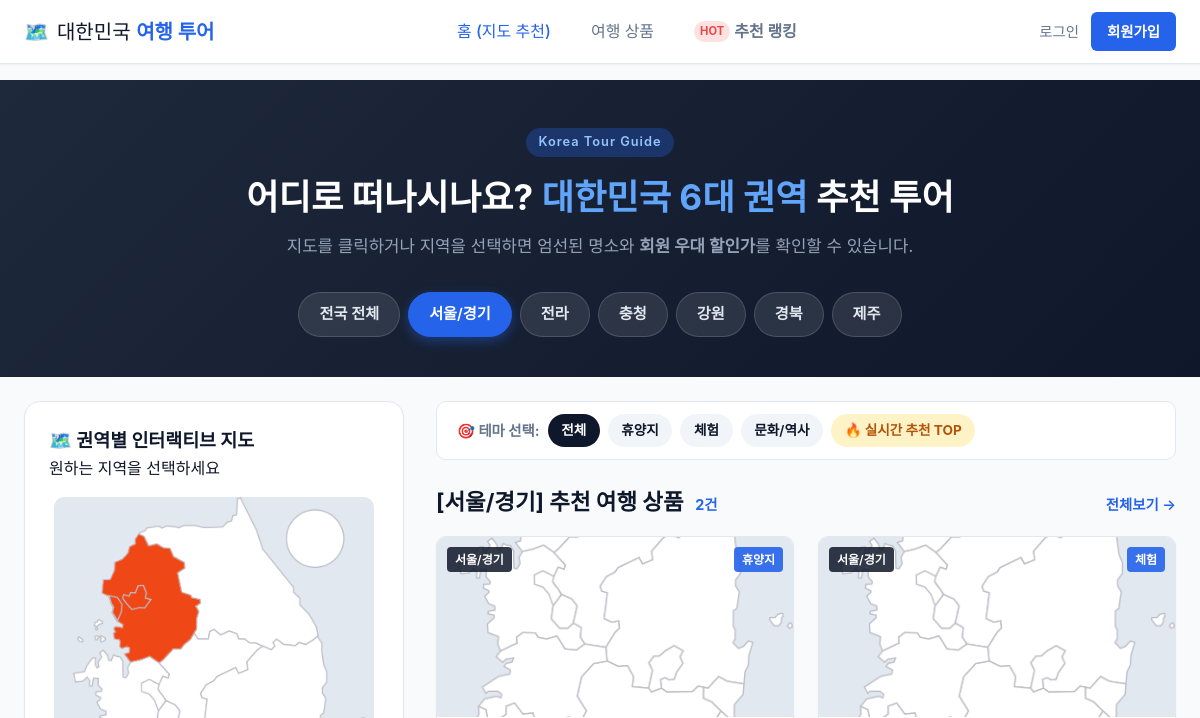
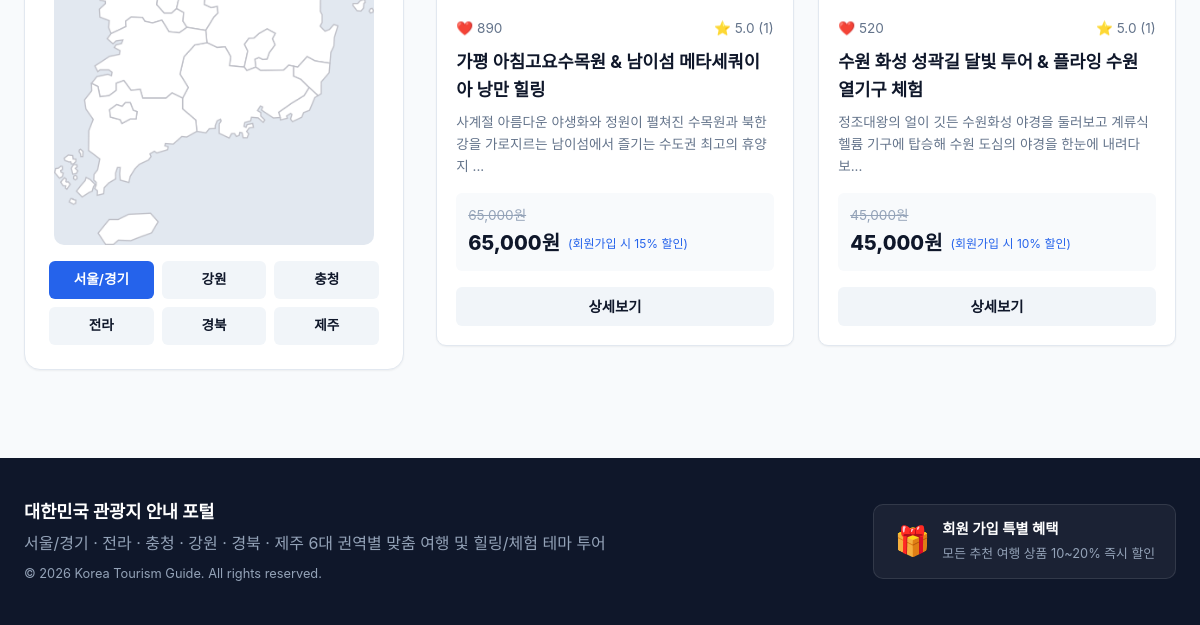
Page /?region=서울/경기 on the earlier database version (2 pictures, top to bottom).
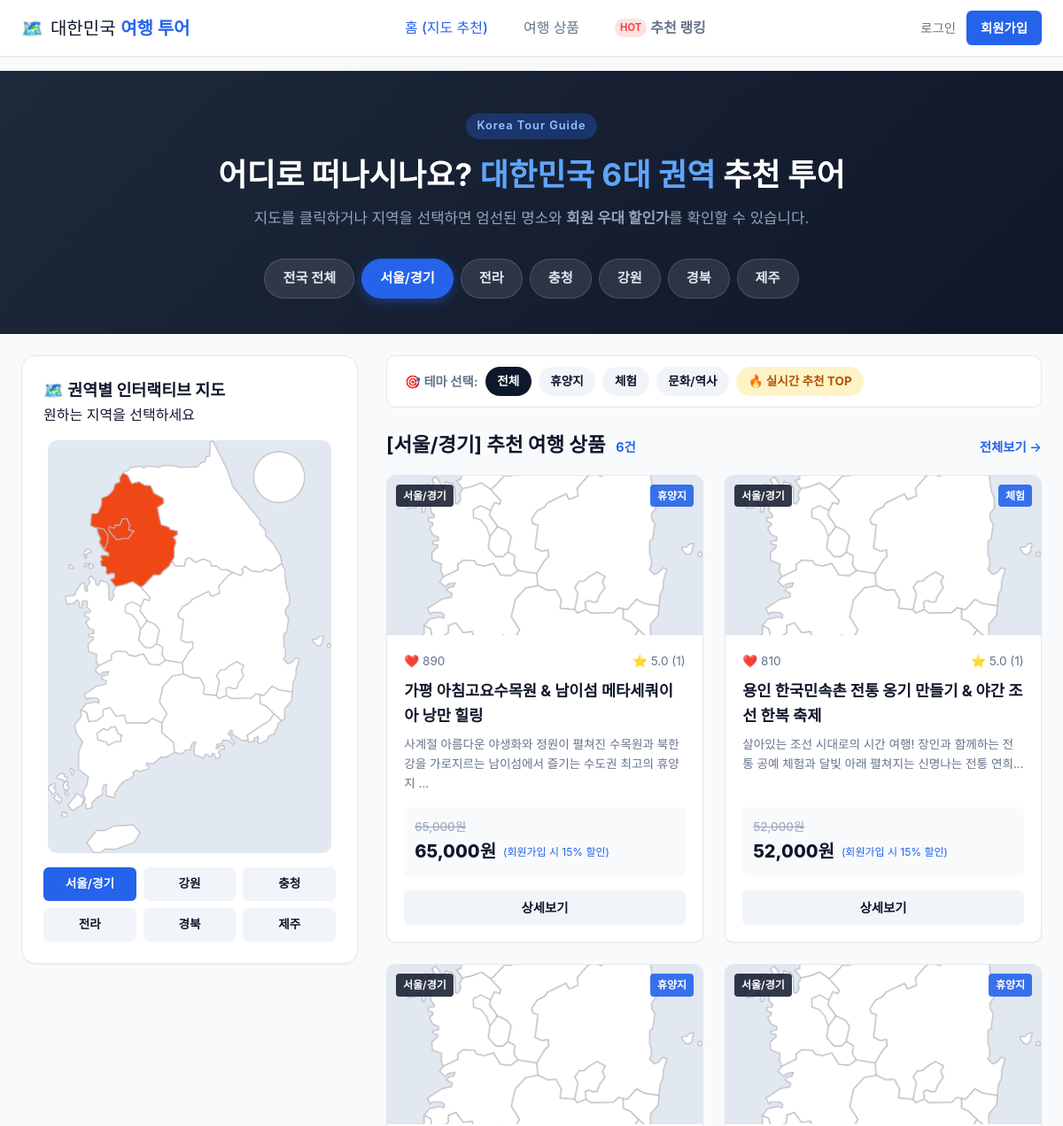
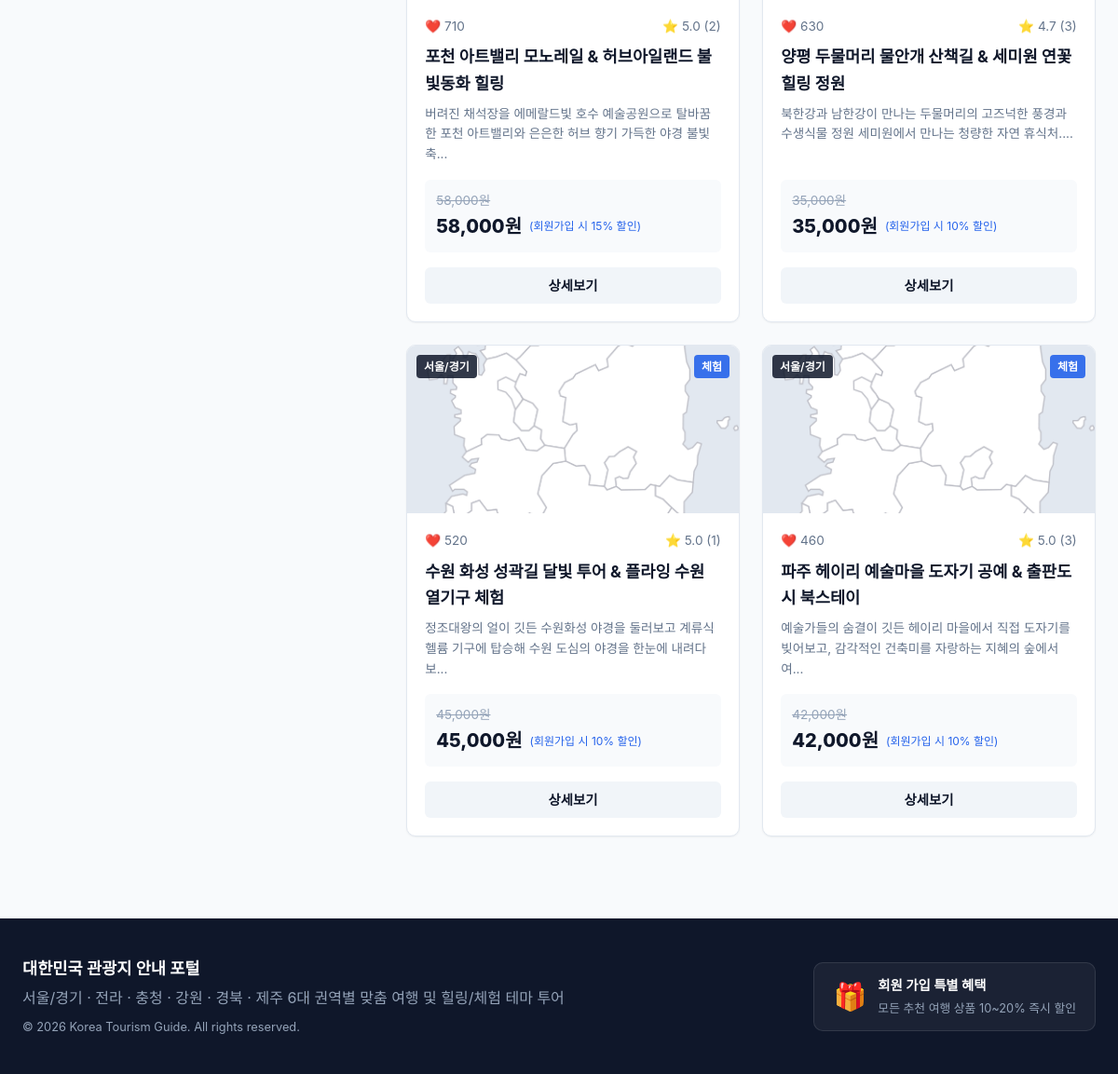
Same page on the later database version (2 pictures, top to bottom).
### models/tour.py (models this page shows, shortened)
class Theme(db.Model):
    __tablename__ = 'themes'
    id = db.Column(db.Integer, primary_key=True)
    code = db.Column(db.String(50), unique=True, nullable=False) # e.g. RESORT, EXPERIENCE
    name = db.Column(db.String(50), unique=True, nullable=False) # '휴양지', '체험'
    description = db.Column(db.String(200), nullable=True)
    is_active = db.Column(db.Boolean, default=True)
    products = db.relationship('TourProduct', backref='theme', lazy='dynamic')

class TourProduct(db.Model):
    __tablename__ = 'tour_products'
    id = db.Column(db.Integer, primary_key=True)
    name = db.Column(db.String(150), nullable=False, index=True)
    description = db.Column(db.Text, nullable=False)
    region = db.Column(db.String(50), nullable=False, index=True) # 6개 지역
    theme_id = db.Column(db.Integer, db.ForeignKey('themes.id'), nullable=False)
    original_price = db.Column(db.Integer, nullable=False)
    member_discount_rate = db.Column(db.Float, default=0.15) # 회원 15% 기본 할인
    recommendation_count = db.Column(db.Integer, default=0, index=True) # 누적 추천수
    image_url = db.Column(db.String(255), default='/static/img/default-tour.jpg')
    created_at = db.Column(db.DateTime, default=lambda: datetime.now(timezone.utc))
    reviews = db.relationship('Review', backref='product', lazy='dynamic', cascade='all, delete-orphan')
    likes = db.relationship('ProductLike', backref='product', lazy='dynamic', cascade='all, delete-orphan')
    order_items = db.relationship('OrderItem', backref='product', lazy='dynamic')
    cart_items = db.relationship('CartItem', backref='product', lazy='dynamic')
    def get_discounted_price(self, is_member=False):
        if is_member:
            return int(self.original_price * (1 - self.member_discount_rate))
        return self.original_price
    def get_average_rating(self):
        review_list = self.reviews.all()
        if not review_list:
            return 0.0
        return round(sum(r.rating for r in review_list) / len(review_list), 1)

### models/review.py (models this page shows, shortened)
class Review(db.Model):
    __tablename__ = 'reviews'
    id = db.Column(db.Integer, primary_key=True)
    user_id = db.Column(db.Integer, db.ForeignKey('users.id', ondelete='CASCADE'), nullable=False)
    product_id = db.Column(db.Integer, db.ForeignKey('tour_products.id', ondelete='CASCADE'), nullable=False)
    title = db.Column(db.String(150), nullable=False)
    content = db.Column(db.Text, nullable=False)
    rating = db.Column(db.Integer, default=5, nullable=False) # 1~5
    created_at = db.Column(db.DateTime, default=lambda: datetime.now(timezone.utc))
    updated_at = db.Column(db.DateTime, default=lambda: datetime.now(timezone.utc), onupdate=lambda: datetime.now(timezone.utc))

### views/main_views.py (the view)
@main_bp.route('/')
def index():
    selected_region = request.args.get('region')
    selected_theme = request.args.get('theme')
    query = TourProduct.query
    if selected_region and selected_region in RegionEnum.get_display_names():
        query = query.filter_by(region=selected_region)
    if selected_theme:
        query = query.join(Theme).filter(Theme.code == selected_theme)
    products = query.order_by(TourProduct.recommendation_count.desc()).all()
    themes = Theme.query.filter_by(is_active=True).all()
    regions = RegionEnum.get_display_names()
    top_picks = TourProduct.query.order_by(TourProduct.recommendation_count.desc()).limit(3).all()
    return render_template(
        'index.html',
        products=products,
        themes=themes,
        regions=regions,
        selected_region=selected_region,
        selected_theme=selected_theme,
        top_picks=top_picks
    )

### app.py (called while the page is built)
def create_app(config_class=Config):
    app = Flask(__name__, static_folder='static', template_folder='templates')
    app.config.from_object(config_class)
    db.init_app(app)
    login_manager.init_app(app)
    csrf.init_app(app)
    register_blueprints(app)
    @app.context_processor
    def inject_cart_count():
        from flask_login import current_user
        if current_user.is_authenticated and current_user.cart:
            return {'cart_count': current_user.cart.get_total_count()}
        return {'cart_count': 0}
    @app.errorhandler(404)
    def not_found_error(error):
        return render_template('base.html'), 404
    @app.errorhandler(500)
    def internal_error(error):
        db.session.rollback()
        return render_template('base.html'), 500
    with app.app_context():
        db.create_all()
    return app

### models/tour.py (called while the page is built)
    @classmethod
    def get_display_names(cls):
        return [r.value for r in cls]

### templates/index.html (shortened to what this page needs)
{% extends "base.html" %}
{% block content %}
<div class="hero-section">
  <div class="hero-content">
    <span class="sub-badge">Korea Tour Guide</span>
    <h1>어디로 떠나시나요? <strong>대한민국 6대 권역</strong> 추천 투어</h1>
    <p class="hero-desc">지도를 클릭하거나 지역을 선택하면 엄선된 명소와 <strong>회원 우대 할인가</strong>를 확인할 수 있습니다.</p>
  </div>
  <div class="region-tabs-wrapper">
    <a href="{{ url_for('main.index') }}" class="tab-btn {% if not selected_region %}active{% endif %}">전국 전체</a>
    {% for r in regions %}
      <a href="{{ url_for('main.index', region=r, theme=selected_theme) }}"
         class="tab-btn {% if selected_region == r %}active{% endif %}">
        {{ r }}
      </a>
    {% endfor %}
  </div>
</div>
<div class="container layout-split">
  <div class="map-panel">
    <div class="card-header-clean">
      <h3>🗺️ 권역별 인터랙티브 지도</h3>
      <span class="text-muted">원하는 지역을 선택하세요</span>
    </div>
    <div class="map-stage-box">
      <div class="map-wrapper" id="mapWrapper">
        <img src="{{ url_for('static', filename='img/map-backdrop.png') }}" alt="전국 기본 지도" class="map-base">
        <img src="{{ url_for('static', filename='img/map-seoul-area.png') }}" class="map-overlay {% if selected_region == '서울/경기' %}visible{% endif %}" alt="서울/경기">
      </div>
      <div class="map-quick-buttons">
        <a href="{{ url_for('main.index', region='서울/경기') }}" class="quick-chip {% if selected_region == '서울/경기' %}active{% endif %}">서울/경기</a>
        <a href="{{ url_for('main.index', region='강원') }}" class="quick-chip {% if selected_region == '강원' %}active{% endif %}">강원</a>
        <a href="{{ url_for('main.index', region='충청') }}" class="quick-chip {% if selected_region == '충청' %}active{% endif %}">충청</a>
        <a href="{{ url_for('main.index', region='전라') }}" class="quick-chip {% if selected_region == '전라' %}active{% endif %}">전라</a>
        <a href="{{ url_for('main.index', region='경북') }}" class="quick-chip {% if selected_region == '경북' %}active{% endif %}">경북</a>
        <a href="{{ url_for('main.index', region='제주') }}" class="quick-chip {% if selected_region == '제주' %}active{% endif %}">제주</a>
      </div>
    </div>
  </div>
  <div class="products-panel">
    <div class="theme-filter-bar">
      <span class="filter-title">🎯 테마 선택:</span>
      <a href="{{ url_for('main.index', region=selected_region) }}" class="theme-chip {% if not selected_theme %}active{% endif %}">전체</a>
      {% for t in themes %}
        <a href="{{ url_for('main.index', region=selected_region, theme=t.code) }}"
           class="theme-chip {% if selected_theme == t.code %}active{% endif %}">
          {{ t.name }}
        </a>
      {% endfor %}
      <a href="{{ url_for('product.popular') }}" class="theme-chip highlight-chip">🔥 실시간 추천 TOP</a>
    </div>
    <div class="section-title-wrap">
      <h2>
        {% if selected_region %}[{{ selected_region }}]{% else %}전국{% endif %}
        추천 여행 상품
        <span class="count-badge">{{ products|length }}건</span>
      </h2>
      <a href="{{ url_for('product.list_products') }}" class="link-more">전체보기 &rarr;</a>
    </div>
    {% if products %}
      <div class="product-grid">
        {% for p in products %}
          <div class="product-card">
            <div class="card-thumb-wrap">
              <img src="{{ p.image_url }}" alt="{{ p.name }}" class="card-thumb" onerror="this.src='/static/img/default-tour.jpg'">
              <span class="badge-region">{{ p.region }}</span>
              <span class="badge-theme">{{ p.theme.name }}</span>
            </div>
            <div class="card-body">
              <div class="card-meta">
                <span class="like-stat">❤️ {{ p.recommendation_count }}</span>
                <span class="rating-stat">⭐ {{ p.get_average_rating() }} ({{ p.reviews.count() }})</span>
              </div>
              <h3 class="card-title">
                <a href="{{ url_for('product.detail', product_id=p.id) }}">{{ p.name }}</a>
              </h3>
              <p class="card-desc">{{ p.description[:60] }}...</p>
              <div class="pricing-box">
                <span class="original-price">{{ "{:,}".format(p.original_price) }}원</span>
                <div class="final-price-wrap">
                  <span class="final-price">{{ "{:,}".format(p.get_discounted_price(current_user.is_authenticated)) }}원</span>
                  {% if current_user.is_authenticated %}
                    <span class="discount-badge">회원 {{ (p.member_discount_rate * 100)|int }}% 할인</span>
                  {% else %}
                    <span class="guest-notice">(회원가입 시 {{ (p.member_discount_rate * 100)|int }}% 할인)</span>
                  {% endif %}
                </div>
              </div>
              <div class="card-actions">
                <a href="{{ url_for('product.detail', product_id=p.id) }}" class="btn-detail">상세보기</a>
              </div>
            </div>
          </div>
        {% endfor %}
      </div>
    {% else %}
      <div class="empty-state">
        <span class="empty-icon">🏖️</span>
        <p>선택하신 조건에 해당하는 관광 여행 상품이 없습니다.</p>
        <a href="{{ url_for('main.index') }}" class="btn-outline">전체 상품 보기</a>
      </div>
    {% endif %}
  </div>
</div>
{% endblock %}

### templates/base.html (shortened to what this page needs)
<!DOCTYPE html>
<html lang="ko">
<head>
  <link rel="stylesheet" as="style" crossorigin href="https://cdn.jsdelivr.net/gh/orioncactus/pretendard@v1.3.9/dist/web/static/pretendard.css">
  <link rel="stylesheet" href="{{ url_for('static', filename='css/style.css') }}">
</head>
<body>
  <header class="navbar">
    <div class="nav-container">
      <a href="{{ url_for('main.index') }}" class="brand-logo">
        <span class="logo-icon">🗺️</span>
        <span class="logo-text">대한민국 <strong>여행 투어</strong></span>
      </a>
      <nav class="nav-links">
        <a href="{{ url_for('main.index') }}" class="nav-link {% if request.endpoint == 'main.index' %}active{% endif %}">홈 (지도 추천)</a>
        <a href="{{ url_for('product.list_products') }}" class="nav-link {% if request.endpoint == 'product.list_products' %}active{% endif %}">여행 상품</a>
        <a href="{{ url_for('product.popular') }}" class="nav-link nav-highlight {% if request.endpoint == 'product.popular' %}active{% endif %}">
          <span class="badge-hot">HOT</span> 추천 랭킹
        </a>
      </nav>
      <div class="nav-auth">
        {% if current_user.is_authenticated %}
          <a href="{{ url_for('cart.view_cart') }}" class="cart-btn" title="내 장바구니">
            <span class="cart-icon">🛒</span>
            <span class="cart-label">장바구니</span>
            {% if current_user.cart and current_user.cart.items.count() > 0 %}
              <span class="cart-count">{{ current_user.cart.get_total_count() }}</span>
            {% endif %}
          </a>
          <span class="user-greeting">
            <strong>{{ current_user.name }}</strong>님
            <span class="member-tag">회원 할인중</span>
          </span>
          <a href="{{ url_for('order.history') }}" class="btn-text">주문내역</a>
          <a href="{{ url_for('auth.logout') }}" class="btn-outline">로그아웃</a>
        {% else %}
          <a href="{{ url_for('auth.login') }}" class="btn-text">로그인</a>
          <a href="{{ url_for('auth.signup') }}" class="btn-primary">회원가입</a>
        {% endif %}
      </div>
    </div>
  </header>
  <main class="main-wrapper">
    {% block content %}{% endblock %}
  </main>
  <footer class="footer">
    <div class="footer-container">
      <div class="footer-info">
        <h3>대한민국 관광지 안내 포털</h3>
        <p>서울/경기 · 전라 · 충청 · 강원 · 경북 · 제주 6대 권역별 맞춤 여행 및 힐링/체험 테마 투어</p>
        <p class="copyright">© 2026 Korea Tourism Guide. All rights reserved.</p>
      </div>
      <div class="footer-benefit">
        <div class="benefit-box">
          <span class="benefit-icon">🎁</span>
          <div class="benefit-text">
            <strong>회원 가입 특별 혜택</strong>
            <span>모든 추천 여행 상품 10~20% 즉시 할인</span>
          </div>
        </div>
      </div>
    </div>
  </footer>
</body>
</html>

Differences in the rows shown:
added TourProduct: region "서울/경기", theme.name "체험", recommendation_count "810", get_average_rating "5.0", reviews.count "1", name "용인 한국민속촌 전통 옹기 만들기 & 야간 조선 한복 축제", description "살아있는 조선 시대로의 시간 여행! 장인과 함께하는 전통 공예 체험과 달빛 아래 펼쳐지는 신명나는 전통 연희", original_price "52,000", get_discounted_price "52,000", (p.member_discount_rate*100)|int "15"
added TourProduct: region "서울/경기", theme.name "휴양지", recommendation_count "710", get_average_rating "5.0", reviews.count "2", name "포천 아트밸리 모노레일 & 허브아일랜드 불빛동화 힐링", description "버려진 채석장을 에메랄드빛 호수 예술공원으로 탈바꿈한 포천 아트밸리와 은은한 허브 향기 가득한 야경 불빛 축", original_price "58,000", get_discounted_price "58,000", (p.member_discount_rate*100)|int "15"
added TourProduct: region "서울/경기", theme.name "휴양지", recommendation_count "630", get_average_rating "4.7", reviews.count "3", name "양평 두물머리 물안개 산책길 & 세미원 연꽃 힐링 정원", description "북한강과 남한강이 만나는 두물머리의 고즈넉한 풍경과 수생식물 정원 세미원에서 만나는 청량한 자연 휴식처.", original_price "35,000", get_discounted_price "35,000", (p.member_discount_rate*100)|int "10"
added TourProduct: region "서울/경기", theme.name "체험", recommendation_count "460", get_average_rating "5.0", reviews.count "3", name "파주 헤이리 예술마을 도자기 공예 & 출판도시 북스테이", description "예술가들의 숨결이 깃든 헤이리 마을에서 직접 도자기를 빚어보고, 감각적인 건축미를 자랑하는 지혜의 숲에서 여", original_price "42,000", get_discounted_price "42,000", (p.member_discount_rate*100)|int "10"
Other differences:
{{ products|length }}: "2" → "6"
